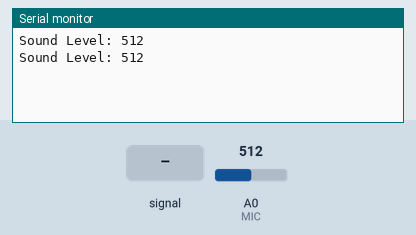
A sketch run on a simulated ESP8266 (NodeMCU). Parts: the last lines printed to the serial monitor. The test bench sets the inputs (shaded band); at power-on: A0 (MIC) = 512.

Above: at 1.8 s.
1.9 s: A0 (MIC) fed a 200 Hz sine of ±81 counts around its level
At 2.8 s:
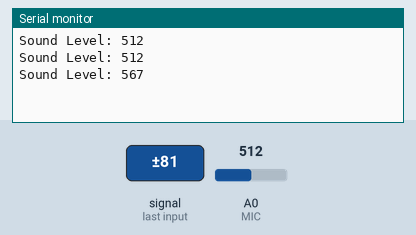
3.4 s: A0 (MIC) set to 716
At 4.6 s:
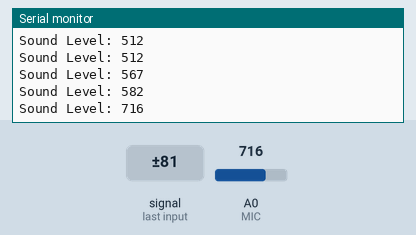
4.9 s: A0 (MIC) fed a 1000 Hz sine of ±255 counts around its level
At 5.3 s:
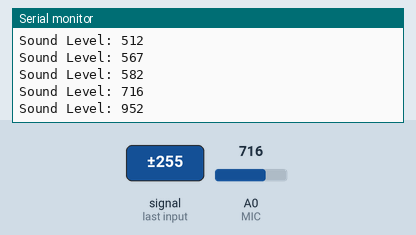
6.4 s: A0 (MIC) set to 900
At 7.8 s:
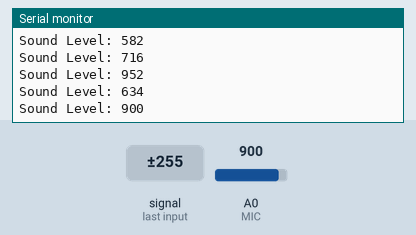
Timing chart, 0 to 8.9 s (numbered marks = the images above; inputs shaded):
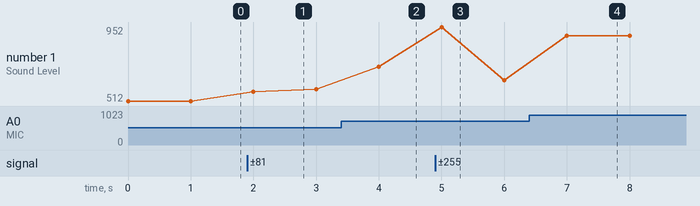

Measured:
- after the input at 1.9 s, the serial monitor: prints a new line after 0.10 s (image 1)
- after the input at 3.4 s, the serial monitor: prints a new line after 0.60 s (image 2)
- after the input at 4.9 s, the serial monitor: prints a new line after 0.10 s (image 3)
- after the input at 6.4 s, the serial monitor: prints a new line after 0.60 s (image 4)
- plotted number 1: 512 → 582 after the input at 1.9 s, 582 → 716 after the input at 3.4 s, 716 → 634 after the input at 4.9 s, 634 → 900 after the input at 6.4 s

The sketch:

sketch_aug16amictest.ino
```cpp
#include <ESP8266WiFi.h>
#include <PubSubClient.h>
#include <ESP8266WebServer.h>

const int MIC = A0; // 假设麦克风连接到模拟引脚 A0
int value;

void setup() {
  pinMode(MIC, INPUT); // 设置模拟引脚为输入模式
  Serial.begin(115200); // 初始化串口通信
}

void loop() {
  value = analogRead(MIC); // 读取模拟引脚的值
  Serial.print("Sound Level: ");
  Serial.println(value); // 打印读取的值
  delay(1000); // 每秒读取一次（可根据需要调整）
}
```
